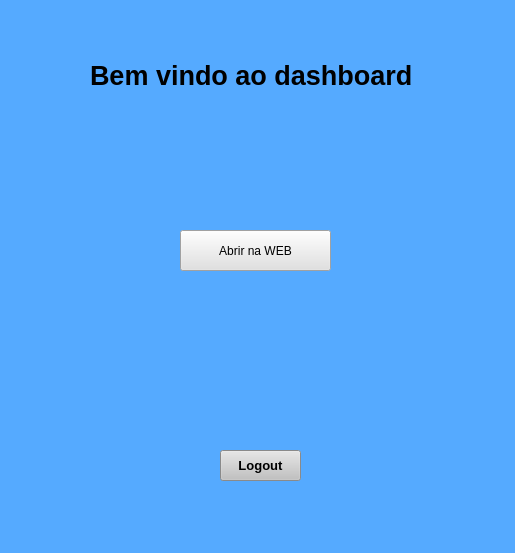
<?xml version="1.0" encoding="UTF-8"?>
<ui version="4.0">
 <class>MainWindow</class>
 <widget class="QMainWindow" name="MainWindow">
  <property name="geometry">
   <rect>
    <x>0</x>
    <y>0</y>
    <width>515</width>
    <height>553</height>
   </rect>
  </property>
  <property name="windowTitle">
   <string>MainWindow</string>
  </property>
  <property name="styleSheet">
   <string notr="true">background-color: rgb(85, 170, 255);</string>
  </property>
  <widget class="QWidget" name="centralwidget">
   <widget class="QLabel" name="label">
    <property name="geometry">
     <rect>
      <x>90</x>
      <y>40</y>
      <width>381</width>
      <height>71</height>
     </rect>
    </property>
    <property name="font">
     <font>
      <pointsize>20</pointsize>
      <weight>75</weight>
      <bold>true</bold>
     </font>
    </property>
    <property name="text">
     <string>Bem vindo ao dashboard</string>
    </property>
   </widget>
   <widget class="QPushButton" name="pushButton">
    <property name="geometry">
     <rect>
      <x>220</x>
      <y>450</y>
      <width>81</width>
      <height>31</height>
     </rect>
    </property>
    <property name="font">
     <font>
      <pointsize>10</pointsize>
      <weight>75</weight>
      <bold>true</bold>
     </font>
    </property>
    <property name="styleSheet">
     <string notr="true">background-color: rgb(193, 193, 193);</string>
    </property>
    <property name="text">
     <string>Logout</string>
    </property>
   </widget>
   <widget class="QPushButton" name="pushButton_2">
    <property name="geometry">
     <rect>
      <x>180</x>
      <y>230</y>
      <width>151</width>
      <height>41</height>
     </rect>
    </property>
    <property name="styleSheet">
     <string notr="true">background-color: rgb(225, 225, 225);</string>
    </property>
    <property name="text">
     <string>Abrir na WEB</string>
    </property>
   </widget>
  </widget>
  <widget class="QMenuBar" name="menubar">
   <property name="geometry">
    <rect>
     <x>0</x>
     <y>0</y>
     <width>515</width>
     <height>21</height>
    </rect>
   </property>
  </widget>
  <widget class="QStatusBar" name="statusbar"/>
 </widget>
 <resources/>
 <connections/>
</ui>
